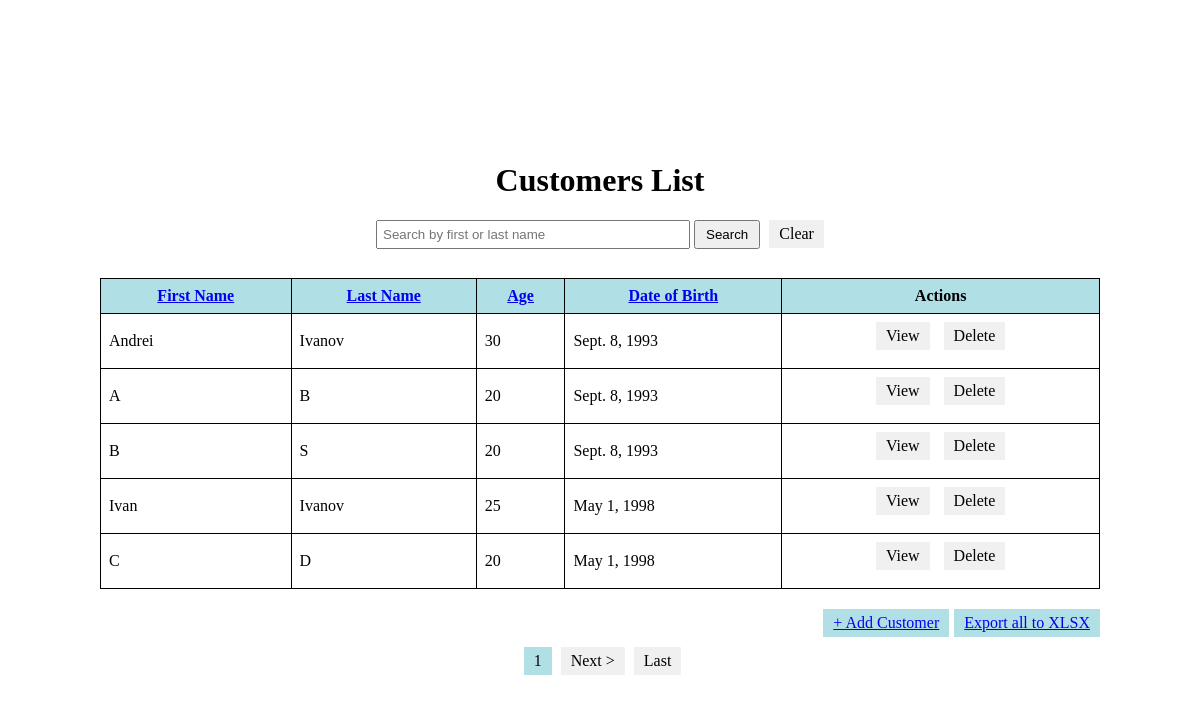
Screenshot of /?sort_by=date_birth with the database file from the repository.
### customersdb/models.py (models this page shows)
class Customer(models.Model):
    name = models.CharField(max_length=100)
    surname = models.CharField(max_length=100)
    age = models.PositiveIntegerField(validators=[MinValueValidator(1), MaxValueValidator(120)])
    date_birth = models.DateField()
    photo = models.ImageField(upload_to='images', null=True, blank=True)

### customersdb/views.py (the view)
# urls.py: path('', CustomersListView.as_view(), name='customers_list'),
class CustomersListView(ListView):
    model = Customer
    template_name = 'customersdb/customers_list.html'
    context_object_name = 'customers'
    ordering = 'pk'
    paginate_by = 5
    def get_queryset(self):
        queryset = super().get_queryset()
        query = self.request.GET.get('q')
        sort_by = self.request.GET.get('sort_by')
        if query:
            queryset = queryset.filter(
                Q(name__icontains=query) | Q(surname__icontains=query)
            )
        if sort_by:
            queryset = queryset.order_by(sort_by)
        return queryset

### customersdb/templates/customersdb/customers_list.html (shortened to what this page needs)
<!DOCTYPE html>
<html>
<head>
</head>
<body>
    <div class="container">
        <h1>Customers List</h1>
        <form method="get" action="" class="search-form">
            <input type="text" name="q" placeholder="Search by first or last name" value="{{ request.GET.q }}">
            <button type="submit">Search</button>
            <a href="?q=" class="link-button clear-button">Clear</a>
        </form>
        <table>
            <thead>
                <tr>
                    <th><a href="?sort_by=name">First Name</a></th>
                    <th><a href="?sort_by=surname">Last Name</a></th>
                    <th><a href="?sort_by=age">Age</a></th>
                    <th><a href="?sort_by=date_birth">Date of Birth</a></th>
                    <th>Actions</th>
                </tr>
            </thead>
            <tbody>
                {% for customer in customers %}
                <tr>
                    <td>{{ customer.name }}</td>
                    <td>{{ customer.surname }}</td>
                    <td>{{ customer.age }}</td>
                    <td>{{ customer.date_birth }}</td>
                    <td class="actions">
                        <a href="{% url 'customer_detail' customer.pk %}" class="link-button">View</a>
                        <a href="{% url 'customer_delete' customer.pk %}" class="link-button">Delete</a>
                    </td>
                </tr>
                {% endfor %}
            </tbody>
        </table>
        <div class="button-container">
            <div class="link-button add-customer">
                <a href="{% url 'customer_add' %}">+ Add Customer</a>
            </div>
            <div class="link-button export-xlsx">
                <a href="{% url 'export_customers' %}">Export all to XLSX</a>
            </div>
        </div>
        <div class="pagination-container">
            <div class="pagination">
                {% if is_paginated %}
                    <span class="current-page">{{ page_obj.number }}</span>
                    {% if page_obj.has_next %}
                        <a href="?sort_by={{ request.GET.sort_by }}&page={{ page_obj.next_page_number }}">Next ></a>
                        <a href="?sort_by={{ request.GET.sort_by }}&page={{ page_obj.paginator.num_pages }}">Last</a>
                    {% endif %}
                {% endif %}
            </div>
        </div>
    </div>
</body>
</html>

### customersdb/templates/customersdb/customers_list.html (style rules this page uses)
body { display: flex; justify-content: center; align-items: center; height: 100vh; }
h1 { text-align: center; }
form { text-align: center; margin-bottom: 20px; }
input[type="text"] { padding: 5px; width: 300px; }
button[type="submit"], button.clear-button { padding: 5px 10px; }
table { width: 1000px; border-collapse: collapse; margin: 0 auto; margin-bottom: 20px; }
th, td { padding: 8px; border: 1px solid black; }
th { background: #b0e0e6; }
td a { text-decoration: none; margin-right: 5px; }
.actions { text-align: center; }
.link-button { display: inline-block; margin-bottom: 10px; padding: 5px 10px; background-color: #f0f0f0; color: black; text-decoration: none; margin-left: 5px; }
.link-button.add-customer, .link-button.export-xlsx { background-color: #b0e0e6; }
.pagination { text-align: right; }
.pagination a { display: inline-block; padding: 5px 10px; margin-left: 5px; text-decoration: none; background-color: #f0f0f0; color: black; }
.pagination .current-page { display: inline-block; padding: 5px 10px; margin-left: 5px; background-color: #b0e0e6; color: black; }
.button-container { display: flex; justify-content: flex-end; align-items: center; margin-bottom: 40px; width: 1000px; margin: 0 auto; }
.pagination-container { display: flex; justify-content: center; }

### rows the page displays
Customer: name "Andrei", surname "Ivanov", age "30", date_birth "Sept. 8, 1993"
Customer: name "A", surname "B", age "20", date_birth "Sept. 8, 1993"
Customer: name "B", surname "S", age "20", date_birth "Sept. 8, 1993"
Customer: name "Ivan", surname "Ivanov", age "25", date_birth "May 1, 1998"
Customer: name "C", surname "D", age "20", date_birth "May 1, 1998"

### other values shown
{{ page_obj.number }} "1"
